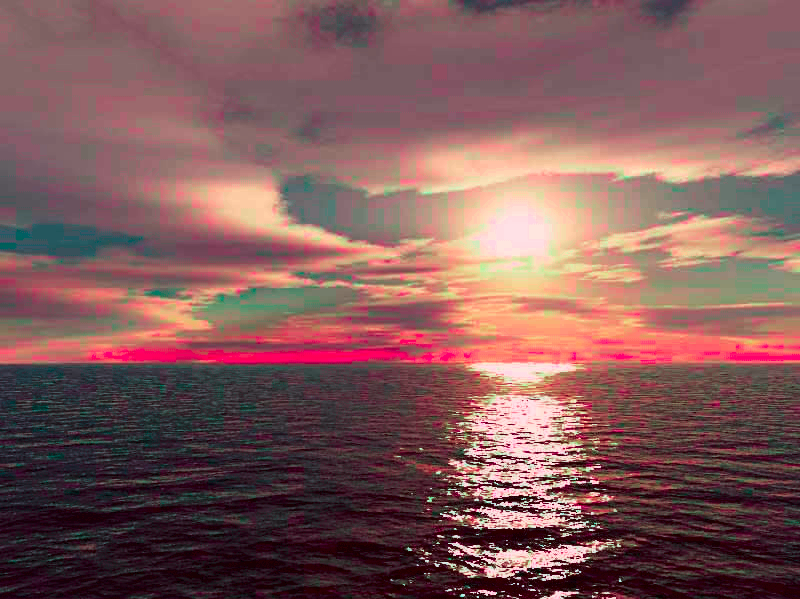
#> input picture images/source1_target1.png, 800 x 599 px, given in place of source2.png, which was not available
$ python example1.py
#> lines starting #> are read from the running program, lines starting #| are printed output that depends on the picture; pictures that were not available may be replaced by others from this repository, and a replacement may not be noted
# https://github.com/jrosebr1/color_transfer/blob/master/color_transfer/__init__.py

# import the necessary packages
import numpy as np
import cv2


def color_transfer(source, target, clip=True, preserve_paper=True):
    """
    Transfers the color distribution from the source to the target
    image using the mean and standard deviations of the L*a*b*
    color space.

    This implementation is (loosely) based on to the "Color Transfer
    between Images" paper by Reinhard et al., 2001.

    Parameters:
    -------
    source: NumPy array
        OpenCV image in BGR color space (the source image)
    target: NumPy array
        OpenCV image in BGR color space (the target image)
    clip: Should components of L*a*b* image be scaled by np.clip before
        converting back to BGR color space?
        If False then components will be min-max scaled appropriately.
        Clipping will keep target image brightness truer to the input.
        Scaling will adjust image brightness to avoid washed out portions
        in the resulting color transfer that can be caused by clipping.
    preserve_paper: Should color transfer strictly follow methodology
        layed out in original paper? The method does not always produce
        aesthetically pleasing results.
        If False then L*a*b* components will scaled using the reciprocal of
        the scaling factor proposed in the paper.  This method seems to produce
        more consistently aesthetically pleasing results

    Returns:
    -------
    transfer: NumPy array
        OpenCV image (w, h, 3) NumPy array (uint8)
    """
    # convert the images from the RGB to L*ab* color space, being
    # sure to utilizing the floating point data type (note: OpenCV
    # expects floats to be 32-bit, so use that instead of 64-bit)
    source = cv2.cvtColor(source, cv2.COLOR_BGR2LAB).astype("float32")
    target = cv2.cvtColor(target, cv2.COLOR_BGR2LAB).astype("float32")

    # compute color statistics for the source and target images
    (lMeanSrc, lStdSrc, aMeanSrc, aStdSrc, bMeanSrc, bStdSrc) = image_stats(source)
    (lMeanTar, lStdTar, aMeanTar, aStdTar, bMeanTar, bStdTar) = image_stats(target)

    # subtract the means from the source image instead of target source
    # (l, a, b) = cv2.split(target)
    # l -= lMeanTar
    # a -= aMeanTar
    # b -= bMeanTar
    (l, a, b) = cv2.split(source)
    l -= lMeanSrc
    a -= aMeanSrc
    b -= bMeanSrc

    if preserve_paper:
        # scale by the standard deviations using paper proposed factor
        l = (lStdTar / lStdSrc) * l
        a = (aStdTar / aStdSrc) * a
        b = (bStdTar / bStdSrc) * b
    else:
        # scale by the standard deviations using reciprocal of paper proposed factor
        l = (lStdSrc / lStdTar) * l
        a = (aStdSrc / aStdTar) * a
        b = (bStdSrc / bStdTar) * b

    # add in the source mean
    l += lMeanTar
    a += aMeanTar
    b += bMeanTar

    # clip/scale the pixel intensities to [0, 255] if they fall
    # outside this range
    l = _scale_array(l, clip=clip)
    a = _scale_array(a, clip=clip)
    b = _scale_array(b, clip=clip)

    # merge the channels together and convert back to the RGB color
    # space, being sure to utilize the 8-bit unsigned integer data
    # type
    transfer = cv2.merge([l, a, b])
    transfer = cv2.cvtColor(transfer.astype("uint8"), cv2.COLOR_LAB2BGR)

    # return the color transferred image
    return transfer


def image_stats(image):
    """
    Parameters:
    -------
    image: NumPy array
        OpenCV image in L*a*b* color space

    Returns:
    -------
    Tuple of mean and standard deviations for the L*, a*, and b*
    channels, respectively
    """
    # compute the mean and standard deviation of each channel
    (l, a, b) = cv2.split(image)
    (lMean, lStd) = (l.mean(), l.std())
    (aMean, aStd) = (a.mean(), a.std())
    (bMean, bStd) = (b.mean(), b.std())

    # return the color statistics
    return (lMean, lStd, aMean, aStd, bMean, bStd)


def _min_max_scale(arr, new_range=(0, 255)):
    """
    Perform min-max scaling to a NumPy array

    Parameters:
    -------
    arr: NumPy array to be scaled to [new_min, new_max] range
    new_range: tuple of form (min, max) specifying range of
        transformed array

    Returns:
    -------
    NumPy array that has been scaled to be in
    [new_range[0], new_range[1]] range
    """
    # get array's current min and max
    mn = arr.min()
    mx = arr.max()

    # check if scaling needs to be done to be in new_range
    if mn < new_range[0] or mx > new_range[1]:
        # perform min-max scaling
        scaled = (new_range[1] - new_range[0]) * (arr - mn) / (mx - mn) + new_range[0]
    else:
        # return array if already in range
        scaled = arr

    return scaled


def _scale_array(arr, clip=True):
    """
    Trim NumPy array values to be in [0, 255] range with option of
    clipping or scaling.

    Parameters:
    -------
    arr: array to be trimmed to [0, 255] range
    clip: should array be scaled by np.clip? if False then input
        array will be min-max scaled to range
        [max([arr.min(), 0]), min([arr.max(), 255])]

    Returns:
    -------
    NumPy array that has been scaled to be in [0, 255] range
    """
    if clip:
        scaled = np.clip(arr, 0, 255)
    else:
        scale_range = (max([arr.min(), 0]), min([arr.max(), 255]))
        scaled = _min_max_scale(arr, new_range=scale_range)

    return scaled

source_path = "images/source2.png"
target_path = "images/target2.png"
transfer_path = "images/source2_target2.png"
source = cv2.imread(source_path, cv2.IMREAD_COLOR)
#> source is the input picture: shape (599, 800, 3); mean B, G, R 90.2, 90.9, 130
target = cv2.imread(target_path, cv2.IMREAD_COLOR)
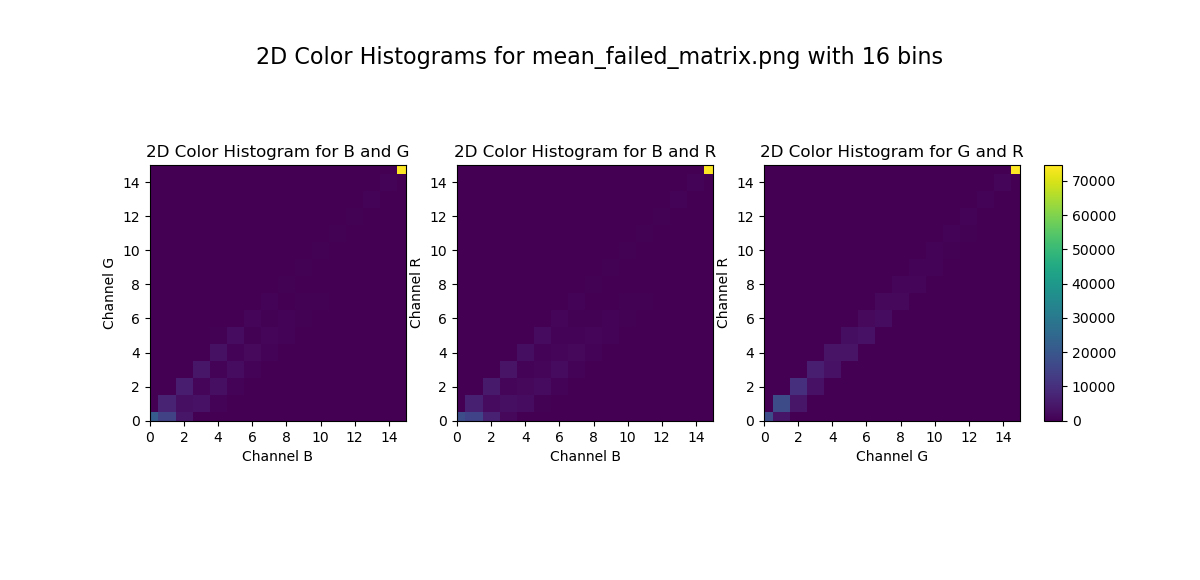
#> input picture images/2d_histograms_mean_failed_matrix.png, 1200 x 580 px, given in place of target2.png, which was not available
#> target is the input picture: shape (580, 1200, 3); mean B, G, R 201.5, 178.5, 196.6
transfer_bgr = color_transfer(source, target, clip=True, preserve_paper=True)
#> in color_transfer, `target = cv2.cvtColor(target, cv2.COLOR_BGR2LAB).astype("float32")`:
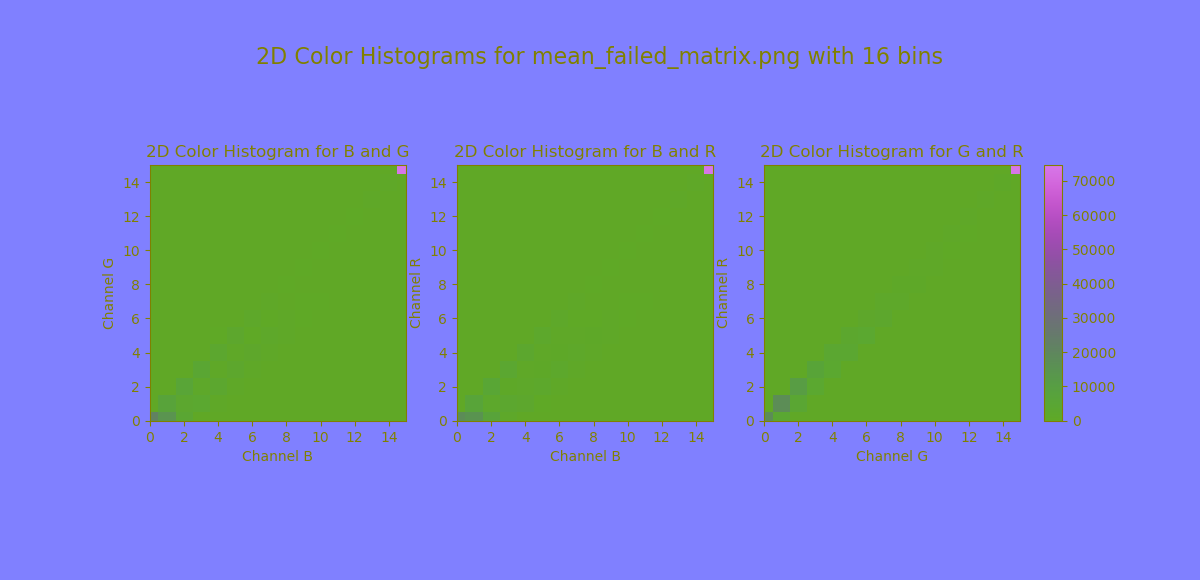
#> target: shape (580, 1200, 3) float32; mean of channels 0, 1, 2 189.9, 139.1, 119; drawn as B, G, R
#> in image_stats, `(l, a, b) = cv2.split(image)`:
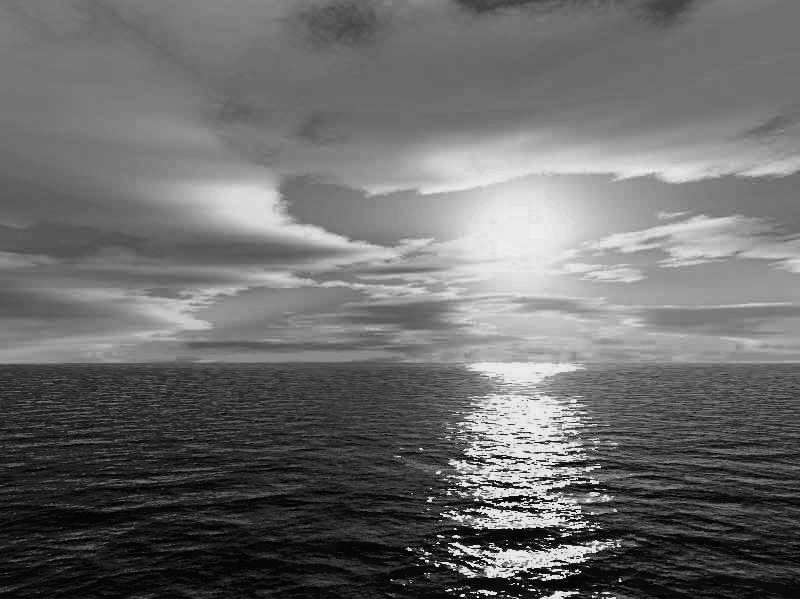
#> l: shape (599, 800) float32; min 1, max 240, mean 107.9
#> in image_stats, `(lMean, lStd) = (l.mean(), l.std())`: lMean = 107.9; lStd = 57.56
#> in image_stats, `(aMean, aStd) = (a.mean(), a.std())`: aMean = 143.6; aStd = 14.71
#> in image_stats, `(bMean, bStd) = (b.mean(), b.std())`: bMean = 135.2; bStd = 10.14
#> in color_transfer, `(lMeanSrc, lStdSrc, aMeanSrc, aStdSrc, bMeanSrc, bStdSrc) = image_stat..`: lMeanSrc = 107.9; lStdSrc = 57.56; aMeanSrc = 143.6; aStdSrc = 14.71; bMeanSrc = 135.2; bStdSrc = 10.14
#> in image_stats (call 2), `(l, a, b) = cv2.split(image)`:
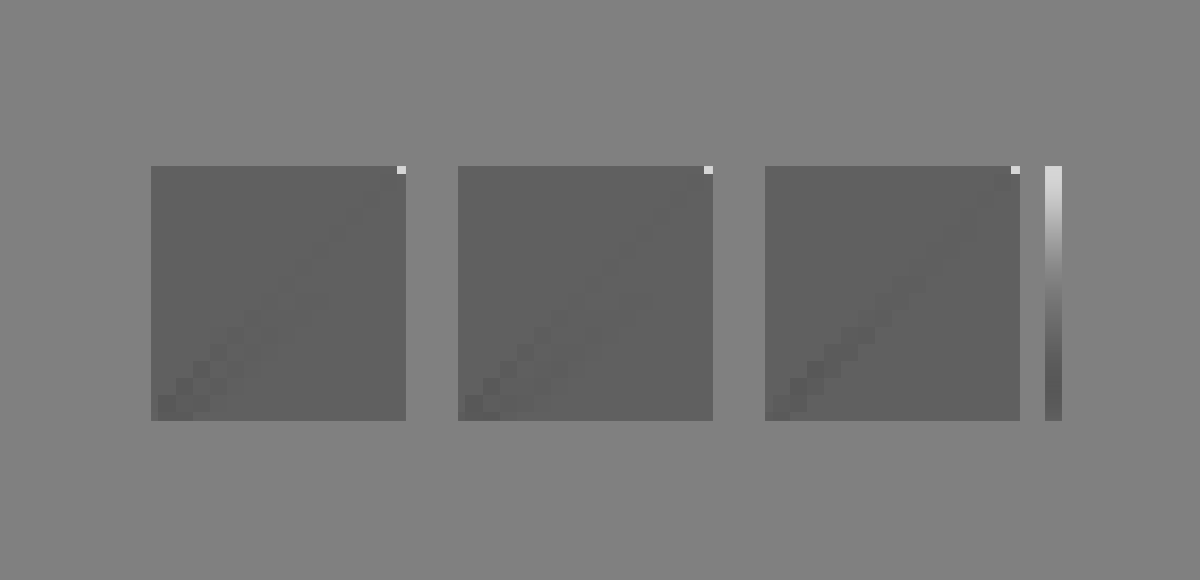
#> b: shape (580, 1200) float32; min 87, max 214, mean 119
#> in image_stats (call 2), `(lMean, lStd) = (l.mean(), l.std())`: lMean = 188.8; lStd = 99.32
#> in image_stats (call 2), `(aMean, aStd) = (a.mean(), a.std())`: aMean = 139.1; aStd = 18.17
#> in image_stats (call 2), `(bMean, bStd) = (b.mean(), b.std())`: bMean = 119; bStd = 15.04
#> in color_transfer, `(lMeanTar, lStdTar, aMeanTar, aStdTar, bMeanTar, bStdTar) = image_stat..`: lMeanTar = 188.8; lStdTar = 99.32; aMeanTar = 139.1; aStdTar = 18.17; bMeanTar = 119; bStdTar = 15.04
#> in color_transfer, `b += bMeanTar`:
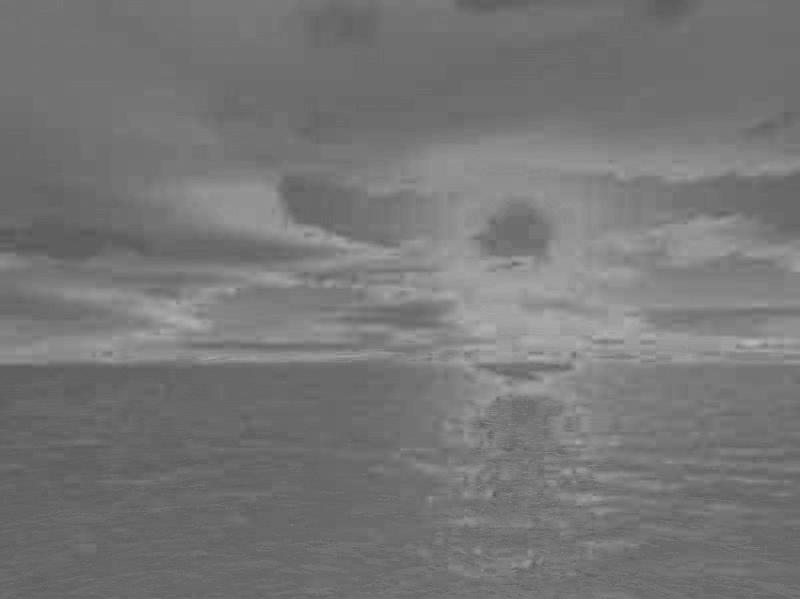
#> b: shape (599, 800) float32; min 81.66, max 182.5, mean 119
#> in _scale_array, `scaled = np.clip(arr, 0, 255)`:
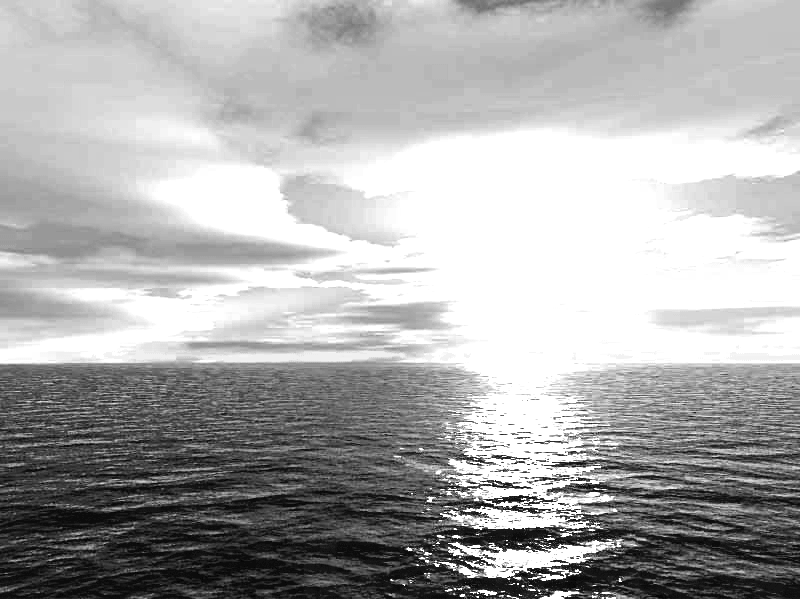
#> scaled: shape (599, 800) float32; min 4.36, max 255, mean 172.8
#> in color_transfer, `transfer = cv2.cvtColor(transfer.astype("uint8"), cv2.COLOR_LAB2BGR)`:
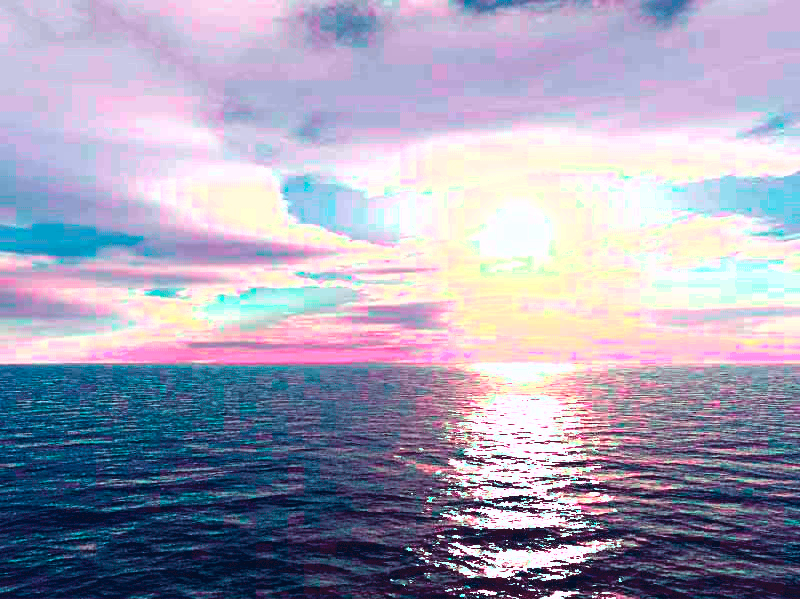
#> transfer: shape (599, 800, 3); mean B, G, R 183.2, 161.5, 163.4
cv2.imwrite(transfer_path, transfer_bgr)
